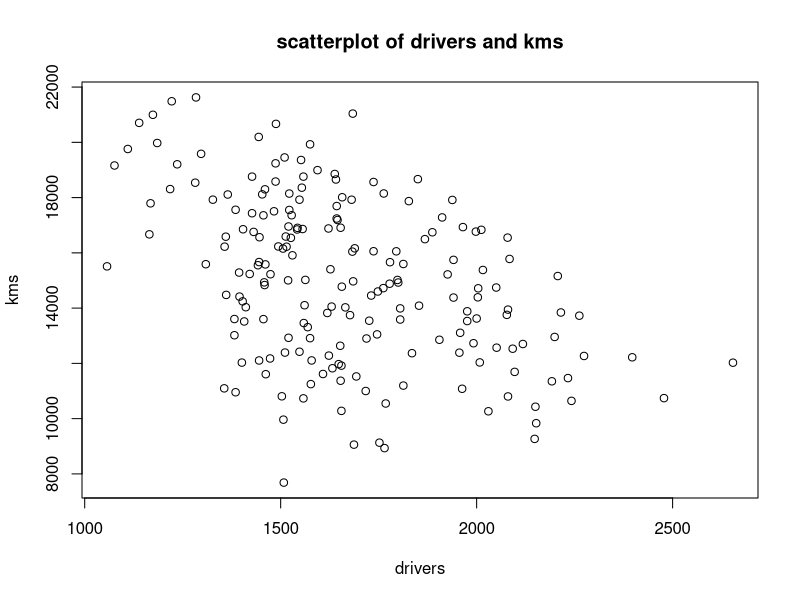
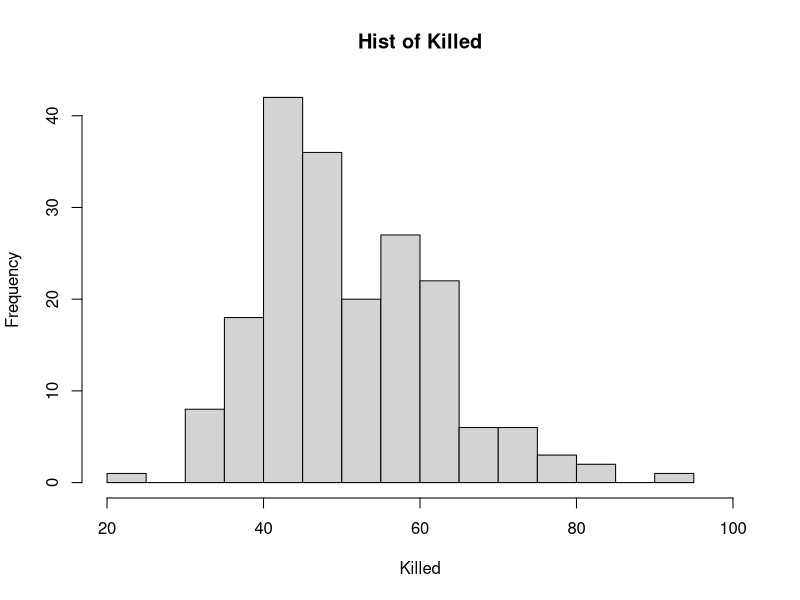

Write the R code that produced these figures, in order.
## R script

#2.
Nile
summary(Nile)
stem(Nile)
stem(Nile[Nile != 456])

#3.
head(warpbreaks)
A = warpbreaks[warpbreaks$wool=="A",]
B = warpbreaks[warpbreaks$wool=="B",]
summary(A$breaks)
summary(B$breaks)
length(A$breaks)==length(B$breaks)
stem(A$breaks)
stem(B$breaks)
stem(A$breaks, scale=2)
stem(B$breaks)
stem(A$breaks)
stem(B$breaks, scale=0.5)

#4.

#4.1.
killed = Seatbelts[,1] * 1000/Seatbelts[,2] * 10000/Seatbelts[,5]
plot(Seatbelts[,2], Seatbelts[,5], main="scatterplot of drivers and kms", xlab="drivers", ylab="kms")
killed

#4.2.
summary(killed)
stem(killed)

#4.3.
Seatbelts[,8]
sum(Seatbelts[,8]==0)
sum(Seatbelts[,8]==1)
length(Seatbelts[,8])
a = killed[1:169]
b = killed[170:192]
summary(a)
summary(b)
stem(a, scale=1)
stem(b, scale=2)

#5.
stem(killed)
hist(killed, nclass=14, main="Hist of Killed", xlab="Killed", xlim=c(20,100))